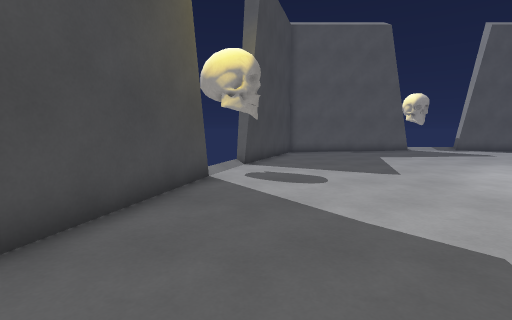
view 1 (above)

13 first-person views from a walk through a Godot game level. The camera is 1.3 m above the floor, tilts 6° down and sees 85° across. The floor is counted in squares, 1 m on a side. Each view is taken from the middle of a square. On the plan, view 1 faces up. The plan holds only what a view shows up to about 13 squares ahead; the rest is blank. Surface patterns are stand-ins for the level's own textures.

view 2
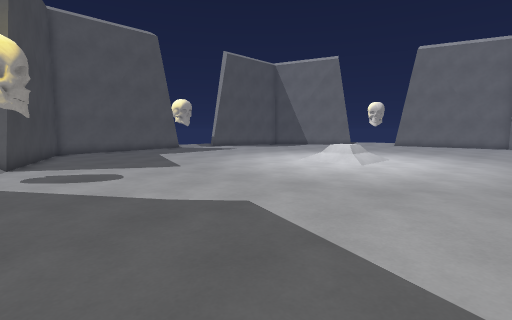

view 3
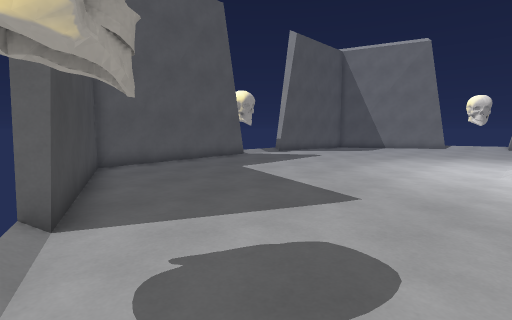

view 4
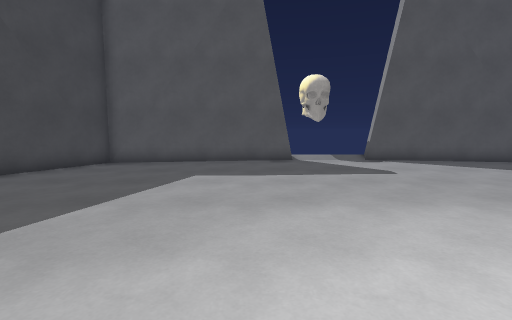

view 5
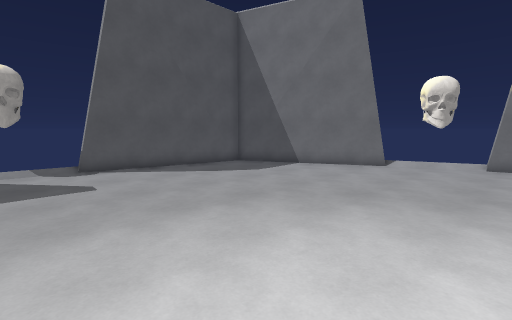

view 6
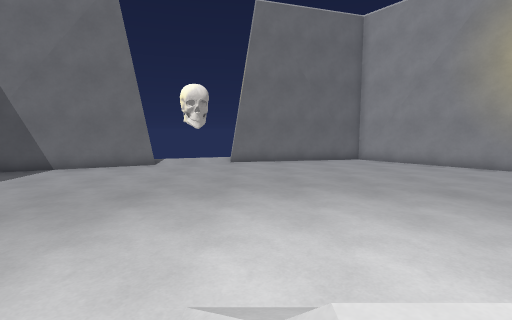

view 7
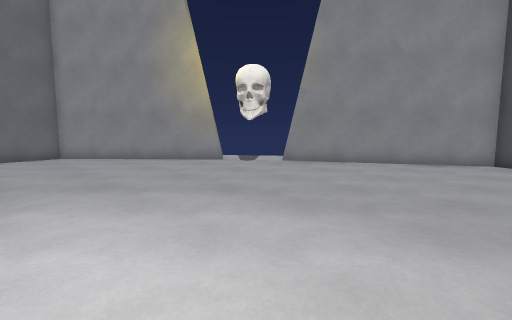

view 8
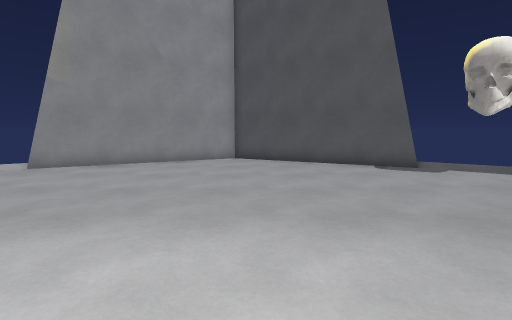

view 9
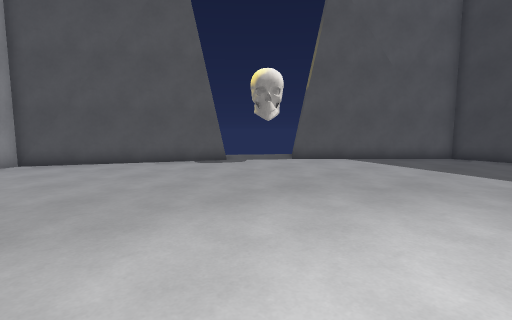

view 10
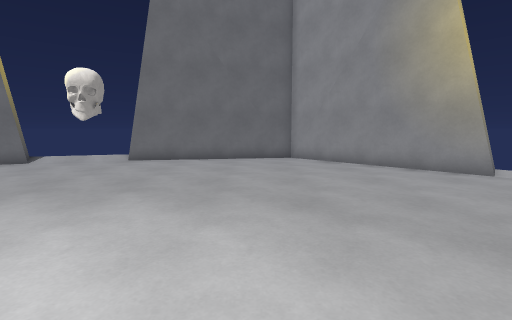

view 11
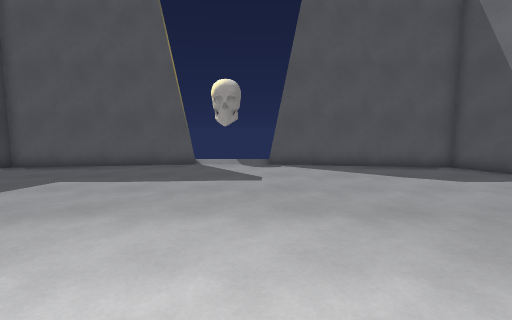

view 12
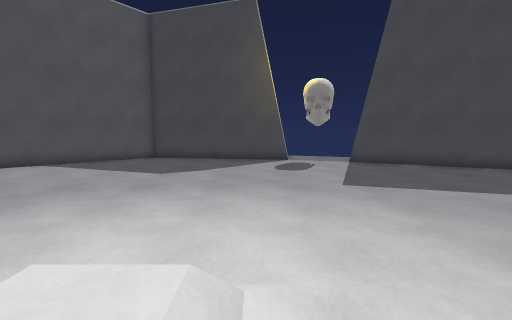

view 13
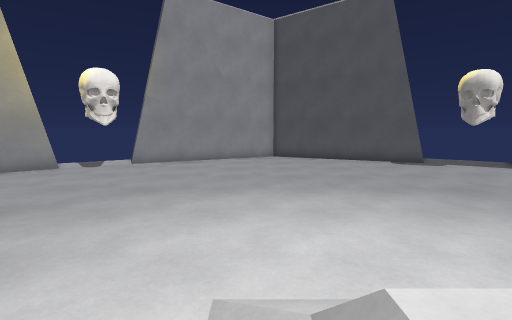

### Floor plan
Points are (right, up) in squares from view 1. A wall is a line through its corners. A room is listed if a view was taken in it or the views show most of it. See-through windows are left out.
Room 1 (views 1, 2, 3, 4, 5, 6, 7, 8, 9, 10, 11, 12, 13)
walls: (9.4, 17.4) (2.1, 17.3) (-0.3, 10.4) (-0.8, 10.6); (2.4, -4.1) (2, -4.5); (12.8, 17.4) (12.9, 17.9); (4.8, -5.9) (11, -10.1) (17.3, -5.8); (-1.3, 7.5) (-3.4, 0.3) (2.6, -4.2); (23.4, 7) (23.9, 7.1); (19.6, -4.2) (25.4, 0.3) (25, 1.6); (22.7, 10.9) (22.2, 10.6) (19.9, 17.2) (12.5, 17.4); (20.3, 16) (19.9, 17.2); (24.5, -0.9) (25.7, 0); (-3.4, 1.7) (-3.9, 0.4); (25.4, 0.3) (23.4, 7); (19.9, 17.7) (18.6, 17.6); (-3.7, 0) (-2.6, -0.8)
ways out: gap at (24, 7)
objects: skull (0, 9); skull (10, 18) to (11, 18); skull (23, 9)

Positions as (right, up) in squares from view 1, and headings:
1: (0, 0), facing up
2: (-1, -1), facing up-right
3: (-1, 6), facing up-right
4: (8, 6), facing up
5: (10, 6), facing up-right
6: (10, 6), facing right
7: (10, 3), facing down-right
8: (10, 3), facing down
9: (12, 3), facing down-left
10: (12, 2), facing right
11: (12, 6), facing up
12: (12, 6), facing left
13: (12, 6), facing down
